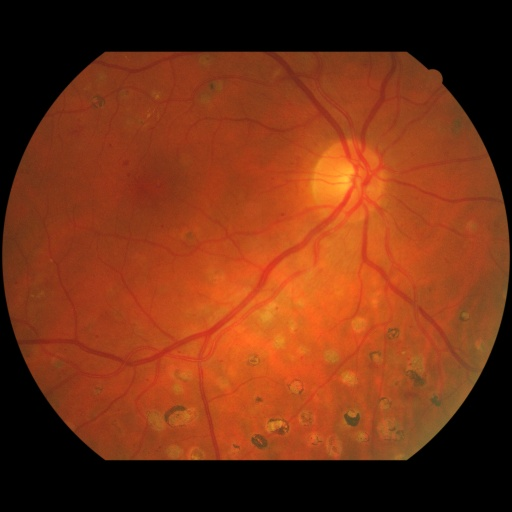
#> input picture ai/data/images/image_0.jpg, 512 x 512 px, found by its file name; its folder holds only this picture in this run
$ python main.py
#> lines starting #> are read from the running program, lines starting #| are printed output that depends on the picture; after the words box and inside, x2 and y2 are one past the last pixel; in counts of white or black regions, pixels touching at a corner belong together
import os
import cv2
import numpy as np


def preprocess(img):
    gray = cv2.cvtColor(img, cv2.COLOR_BGR2GRAY)
    clahe = cv2.createCLAHE(clipLimit=2.0, tileGridSize=(8, 8))
    gray = clahe.apply(gray)
    return gray


def edge_map(img_gray):
    return cv2.Canny(img_gray, 30, 120)


def yolo_from_bbox(x, y, w, h, img_w, img_h):
    x_center = (x + w / 2) / img_w
    y_center = (y + h / 2) / img_h
    width = w / img_w
    height = h / img_h
    return x_center, y_center, width, height


def save_yolo_label(txt_path, class_id, x, y, w, h, img_w, img_h):
    x_center, y_center, width, height = yolo_from_bbox(x, y, w, h, img_w, img_h)
    with open(txt_path, "w", encoding="utf-8") as f:
        f.write(f"{class_id} {x_center:.10f} {y_center:.10f} {width:.10f} {height:.10f}\n")


def draw_preview(image, x, y, w, h, score, out_path):
    vis = image.copy()
    cv2.rectangle(vis, (x, y), (x + w, y + h), (0, 255, 0), 2)
    cv2.putText(
        vis,
        f"score={score:.4f}",
        (10, 25),
        cv2.FONT_HERSHEY_SIMPLEX,
        0.7,
        (0, 255, 0),
        2,
        cv2.LINE_AA,
    )
    cv2.imwrite(out_path, vis)


def find_best_square_roi(full_img, cropped_img, min_size=40, max_size=320, step=4):
    full_gray = preprocess(full_img)
    crop_gray = preprocess(cropped_img)

    full_edges = edge_map(full_gray)

    H, W = full_gray.shape[:2]
    best_score = -1.0
    best_box = None

    max_size = min(max_size, H, W)

    for size in range(min_size, max_size + 1, step):
        resized_crop_gray = cv2.resize(crop_gray, (size, size), interpolation=cv2.INTER_AREA)
        resized_crop_edges = edge_map(resized_crop_gray)

        result_gray = cv2.matchTemplate(full_gray, resized_crop_gray, cv2.TM_CCOEFF_NORMED)
        _, max_val_gray, _, max_loc_gray = cv2.minMaxLoc(result_gray)

        result_edge = cv2.matchTemplate(full_edges, resized_crop_edges, cv2.TM_CCOEFF_NORMED)
        _, max_val_edge, _, max_loc_edge = cv2.minMaxLoc(result_edge)

        if max_val_gray >= max_val_edge:
            x, y = max_loc_gray
        else:
            x, y = max_loc_edge

        score = 0.7 * max_val_gray + 0.3 * max_val_edge

        if score > best_score:
            best_score = score
            best_box = (x, y, size, size, score)

    return best_box


def process_one_pair(full_image_path, cropped_image_path, output_txt_path,
                     class_id=0, preview_path=None,
                     min_size=40, max_size=320, step=4, min_score=0.45):
    full_img = cv2.imread(full_image_path)
    cropped_img = cv2.imread(cropped_image_path)

    if full_img is None:
        raise ValueError(f"Failed to load image: {full_image_path}")
    if cropped_img is None:
        raise ValueError(f"Failed to load crop image: {cropped_image_path}")

    if full_img.shape[:2] != (512, 512):
        print(f"Warning: full image has size {full_img.shape[:2]} instead of (512, 512)")
    if cropped_img.shape[:2] != (640, 640):
        print(f"Warning: crop image has size {cropped_img.shape[:2]} instead of (640, 640)")

    best = find_best_square_roi(
        full_img,
        cropped_img,
        min_size=min_size,
        max_size=max_size,
        step=step
    )

    if best is None:
        raise RuntimeError("No match found.")

    x, y, w, h, score = best

    if score < min_score:
        print(f"Warning: low matching score: {score:.4f}")

    img_h, img_w = full_img.shape[:2]
    save_yolo_label(output_txt_path, class_id, x, y, w, h, img_w, img_h)

    if preview_path is not None:
        draw_preview(full_img, x, y, w, h, score, preview_path)

    return {
        "x": x,
        "y": y,
        "w": w,
        "h": h,
        "score": score,
        "txt_path": output_txt_path,
    }


def process_folder(images_dir, cropped_dir, labels_dir, preview_dir=None,
                   class_id=0, min_size=40, max_size=320, step=4, min_score=0.45):
#> called with images_dir = 'images', cropped_dir = 'images_cropped', labels_dir = 'labels', preview_dir = 'preview', class_id = 0, min_size = 40, max_size = 320, step = 4
    os.makedirs(labels_dir, exist_ok=True)
    if preview_dir:
        os.makedirs(preview_dir, exist_ok=True)

    exts = (".jpg", ".jpeg", ".png", ".bmp", ".tif", ".tiff")
    files = [f for f in os.listdir(images_dir) if f.lower().endswith(exts)]

    ok_count = 0
    fail_count = 0

    for filename in files:
        name, _ = os.path.splitext(filename)
        full_path = os.path.join(images_dir, filename)

        crop_path = None
        for ext in exts:
            candidate = os.path.join(cropped_dir, name + ext)
            if os.path.exists(candidate):
                crop_path = candidate
                break

        if crop_path is None:
            print(f"[MISSING CROP] {filename}")
            fail_count += 1
            continue

        txt_path = os.path.join(labels_dir, name + ".txt")
        preview_path = os.path.join(preview_dir, name + ".jpg") if preview_dir else None

        try:
            result = process_one_pair(
                full_image_path=full_path,
                cropped_image_path=crop_path,
                output_txt_path=txt_path,
                class_id=class_id,
                preview_path=preview_path,
                min_size=min_size,
                max_size=max_size,
                step=step,
                min_score=min_score
            )
#> in process_one_pair, full_img is the input picture: shape (512, 512, 3); mean B, G, R 20.6, 49.9, 117.6
#| Warning: crop image has size (512, 512) instead of (640, 640)
#> in preprocess, `gray = clahe.apply(gray)`:
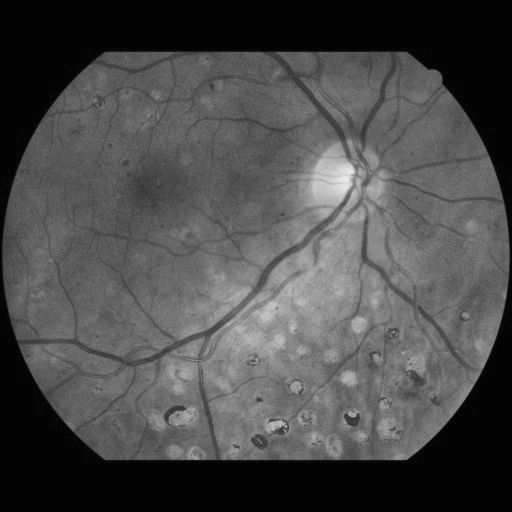
#> gray: shape (512, 512); min 2, max 234, mean 75.1
#> in edge_map, `return cv2.Canny(img_gray, 30, 120)`:
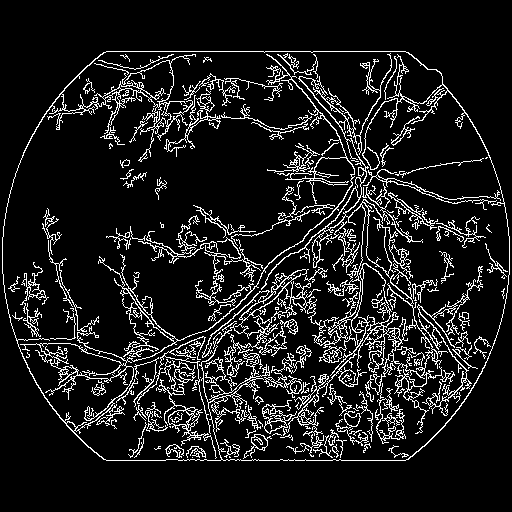
#> returned value: shape (512, 512); 10.7% white in thin lines or dots, all inside (x1, y1, x2, y2) = (2, 51, 510, 461)
#> the loop in find_best_square_roi, `for size in range(min_size, max_size + 1, step):` made 71 passes
#> (max_val_gray, max_val_edge, max_loc_edge, x, y, score, best_score, best_box) on passes 1 to 2: (0.659, 0.164, (102, 214), 314, 156, 0.51, 0.51, (314, 156, 40, 40, 0.51)), (0.698, 0.189, (269, 140), 310, 155, 0.546, 0.546, (310, 155, 44, 44, 0.546))
#> (max_val_gray, max_val_edge, max_loc_edge, x, y, score) on passes 3 to 8: (0.679, 0.157, (462, 163), 307, 153, 0.522), (0.659, 0.15, (205, 5), 307, 155, 0.507), (0.673, 0.156, (21, 75), 306, 153, 0.518), (0.666, 0.146, (246, 45), 303, 151, 0.51), (0.664, 0.158, (245, 45), 299, 148, 0.512), (0.653, 0.126, (346, 40), 297, 144, 0.495)
#> pass 1, in find_best_square_roi, `result_gray = cv2.matchTemplate(full_gray, resized_crop_gray, cv2.TM_C..`:
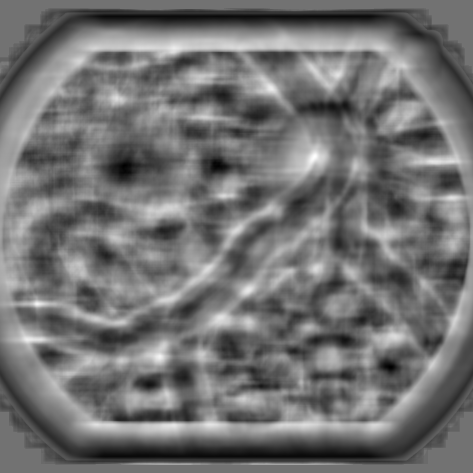
#> result_gray: shape (473, 473) float32; min -0.536, max 0.659, mean 0.0015; drawn with min black and max white
#> pass 1, in find_best_square_roi, `result_edge = cv2.matchTemplate(full_edges, resized_crop_edges, cv2.TM..`:
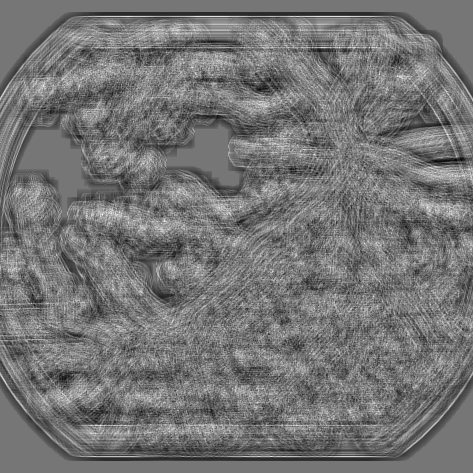
#> result_edge: shape (473, 473) float32; min -0.143, max 0.164, mean -0.00218; drawn with min black and max white
#> after the loop in find_best_square_roi, `for size in range(min_size, max_size + 1, step):`:
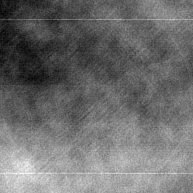
#> result_edge: shape (193, 193) float32; min -0.017, max 0.074, mean 0.0225; drawn with min black and max white
#> after the loop in find_best_square_roi, `for size in range(min_size, max_size + 1, step):`:
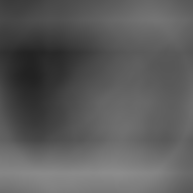
#> result_gray: shape (193, 193) float32; min 0.134, max 0.549, mean 0.359
#> after the loop in find_best_square_roi, `for size in range(min_size, max_size + 1, step):`: best_score = 0.546
#> in process_one_pair, `best = find_best_square_roi( full_img, cropped_img, min_size=min_size,..`: best = (310, 155, 44, 44, 0.546)
#> in process_one_pair, `x, y, w, h, score = best`: x = 310; y = 155; w = 44; score = 0.546
#> in yolo_from_bbox, `x_center = (x + w / 2) / img_w`: x_center = 0.648
#> in yolo_from_bbox, `y_center = (y + h / 2) / img_h`: y_center = 0.346
#> in yolo_from_bbox, `width = w / img_w`: width = 0.0859
#> in save_yolo_label, `x_center, y_center, width, height = yolo_from_bbox(x, y, w, h, img_w, ..`: x_center = 0.648; y_center = 0.346; width = 0.0859
#> in draw_preview, `cv2.putText( vis, f"score={score:.4f}", (10, 25), cv2.FONT_HERSHEY_SIM..`:
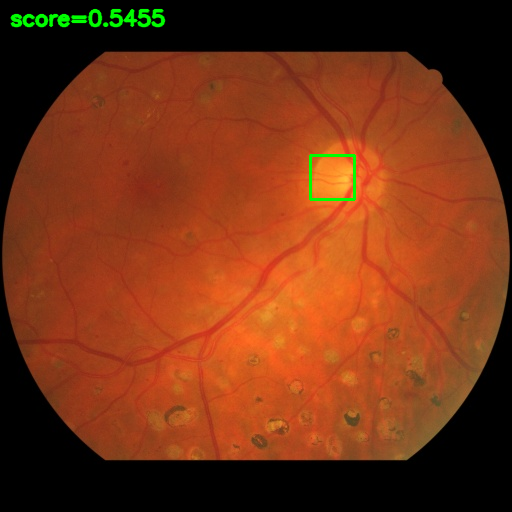
#> vis: shape (512, 512, 3); mean B, G, R 20.5, 51.5, 117.1
#> result = {'x': 310, 'y': 155, 'w': 44, 'h': 44, 'score': 0.546, 'txt_path': 'labels/image_0.txt'}
            print(f"[OK] {filename} -> score={result['score']:.4f}")
#| [OK] image_0.jpg -> score=0.5455
            ok_count += 1
        except Exception as e:
            print(f"[ERROR] {filename} -> {e}")
            fail_count += 1

    print("\nSummary:")
    print(f"OK: {ok_count}")
    print(f"Errors: {fail_count}")


if __name__ == "__main__":
    images_dir = "images"
    cropped_dir = "images_cropped"
    labels_dir = "labels"
    preview_dir = "preview"

    process_folder(
        images_dir=images_dir,
        cropped_dir=cropped_dir,
        labels_dir=labels_dir,
        preview_dir=preview_dir,
        class_id=0,
        min_size=40,
        max_size=320,
        step=4,
        min_score=0.45
    )
